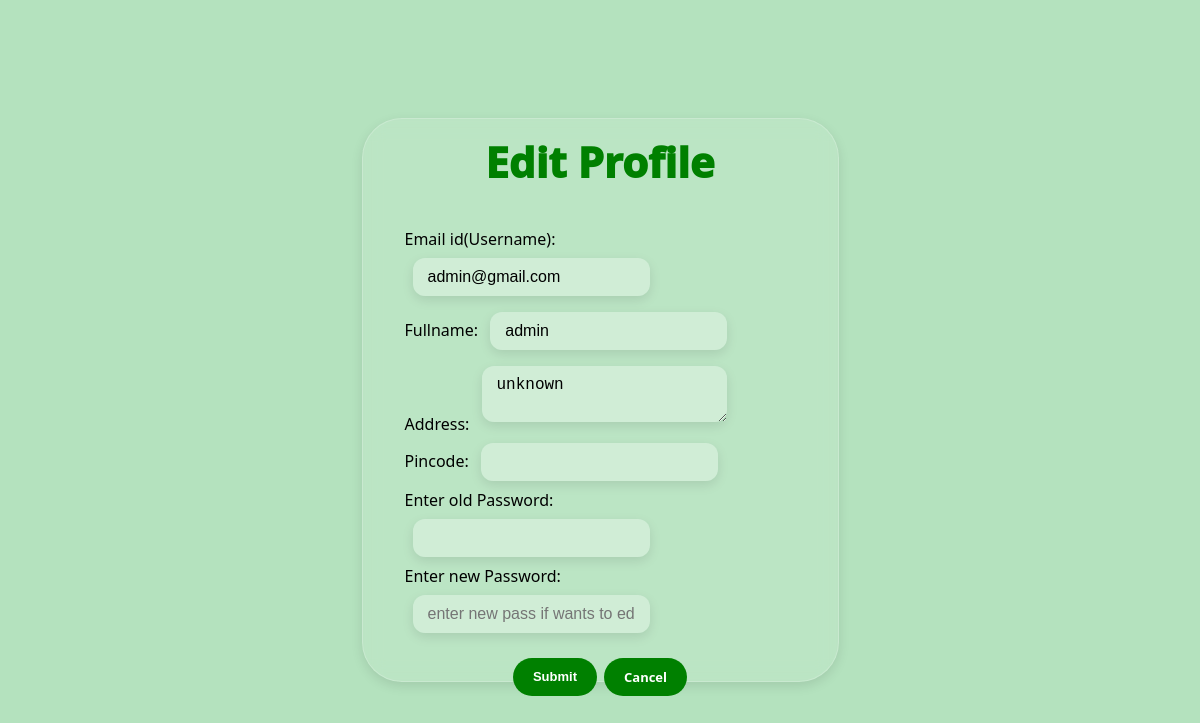
Before: /editprofile (signed in) with the older database file.
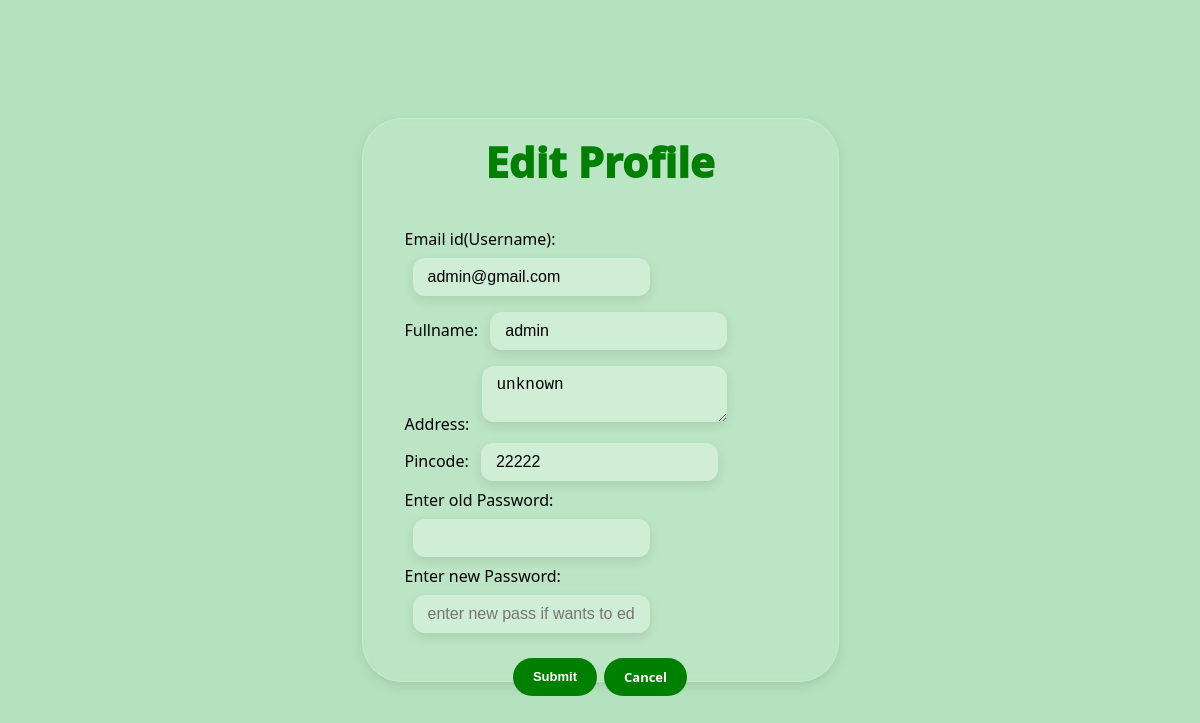
After: the same page with the newer database file.
### models/models.py (models this page shows, shortened)
class User(db.Model):
    id = db.Column(db.Integer,primary_key = True)
    email = db.Column(db.String(32),unique=True,nullable=False)
    passhash = db.Column(db.String(512),nullable = False)
    name = db.Column(db.String(64),nullable=False)
    address = db.Column(db.String(200))
    pincode = db.Column(db.String(10))
    role = db.Column(db.String(10),default = 'user',nullable=False)
    @property
    def password(self):
        raise AssertionError('password is not a readable Attribute')

### controllers/edit_profile.py (the view, shortened to what this page needs)
@app.route("/editprofile", methods=["GET", "POST"])
def editprofile():
    if 'user_id' not in session:
        flash('Please login to Continue')
        return redirect(url_for('login'))
    user = User.query.get(session['user_id'])
    return render_template("edit_profile.html", user=user)

### templates/edit_profile.html (shortened to what this page needs)
<!DOCTYPE html>
<html lang="en">
<head>
    <link rel="stylesheet" href="../static/css/editprofile.css">
</head>
<body>
    <div id="signup">
        <h1>Edit Profile</h1>
        <div class="signup-div">
            <form method="post">
                <label for="mail">Email id(Username): </label>
                <input class="input" type="email" id="mail" name="mail" value="{{ user.email }}" required readonly>
                <br>
                <label for="name">Fullname: </label>
                <input class="input" type="text" id="name" name="name" value="{{ user.name }}" required>
                <br>
                <label for="address">Address: </label>
                <textarea class="input" name="address" id="address" name="address"
                    required>{{ user.address }}</textarea>
                <br>
                <label for="pincode">Pincode: </label>
                <input class="input" type="number" id="pincode" name="pincode" value="{{ user.pincode }}" required>
                <br>
                <label for="O_pass">Enter old Password: </label>
                <input class="input" type="password" id="O_pass" name="O_pass" required>
                <br>
                <label for="N_pass">Enter new Password: </label>
                <input class="input" type="password" id="N_pass" name="N_pass"
                    placeholder="enter new pass if wants to edit">
                <br>
                <div class="buttons">
                    <input class="button" type="submit" value="Submit">
                    <a class="button" href="{{ url_for('dashboard') }}">Cancel</a>
                </div>
        </div>
    </div>
</body>
</html>

### static/css/editprofile.css (style rules this page uses)
body { background-color: #18a73652; font-family: "Segoe UI", Tahoma, Geneva, Verdana, sans-serif; margin: 0; display: flex; align-items: center; justify-content: center; height: 100vh; }
#signup { display: flex; gap: 10px; padding: 42px; max-width: 391px; background: rgba(255, 255, 255, 0.1); border-radius: 40px; backdrop-filter: blur(10px); -webkit-backdrop-filter: blur(10px); box-shadow: 0 8px 32px rgba(0, 0, 0, 0.1); border: 1px solid rgba(255, 255, 255, 0.2); height: 478px; box-shadow: 0 4px 12px rgba(0, 0, 0, 0.1); flex-direction: column; justify-content: center; align-items: center; }
.button { padding: 10px 20px; border: none; border-radius: 20px; background-color: #008000; color: white; font-weight: bold; cursor: pointer; transition: background 0.3s; font-weight: 800; font-size: 13px; text-decoration: none; }
.input { padding: 10px 15px; border-radius: 12px; border: none; outline: none; font-size: 16px; background: rgba(255, 255, 255, 0.3); color: #000; margin: 8px; box-shadow: 0 4px 12px rgba(0, 0, 0, 0.1); }
h1 { color: #008000; text-align: center; font-size: 42px; font-weight: 1000; }
.buttons { display: flex; gap: 7px; justify-content: center; margin-top: 17px; }

Changed rows visible on the page:
changed User "admin@gmail.com": pincode (not shown) → "22222"
